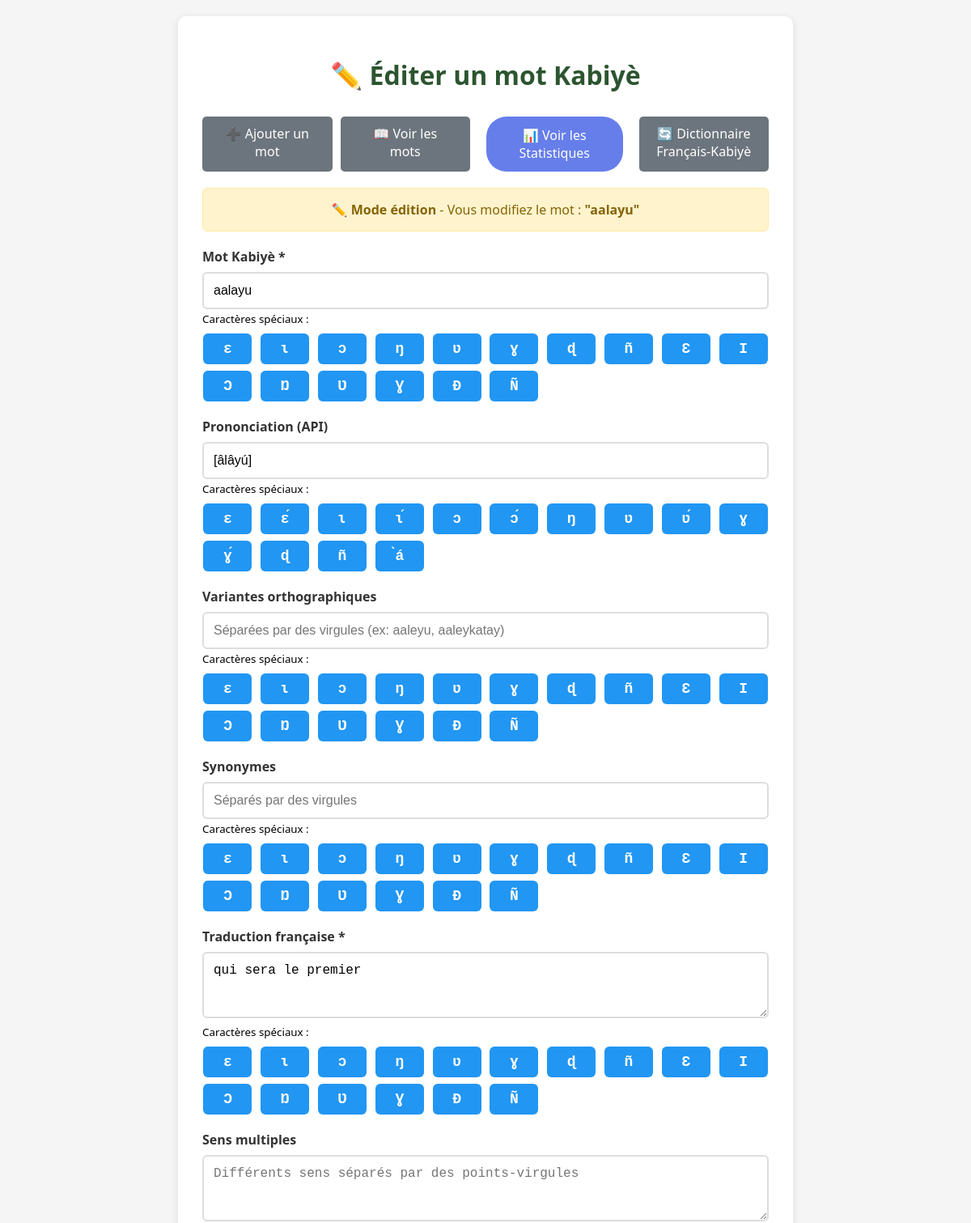
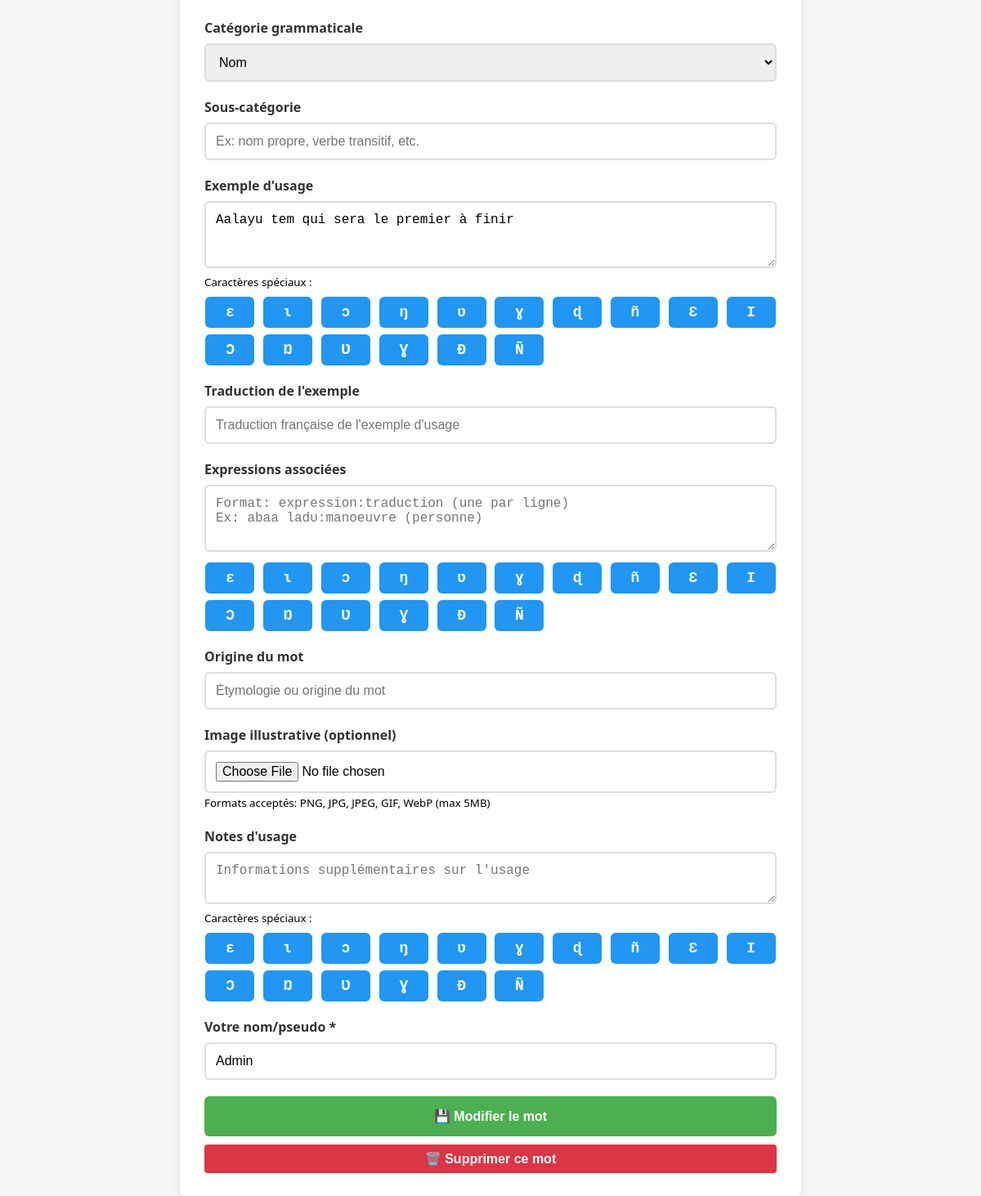
The app's page /editer/1, older data (2 pictures, top to bottom).
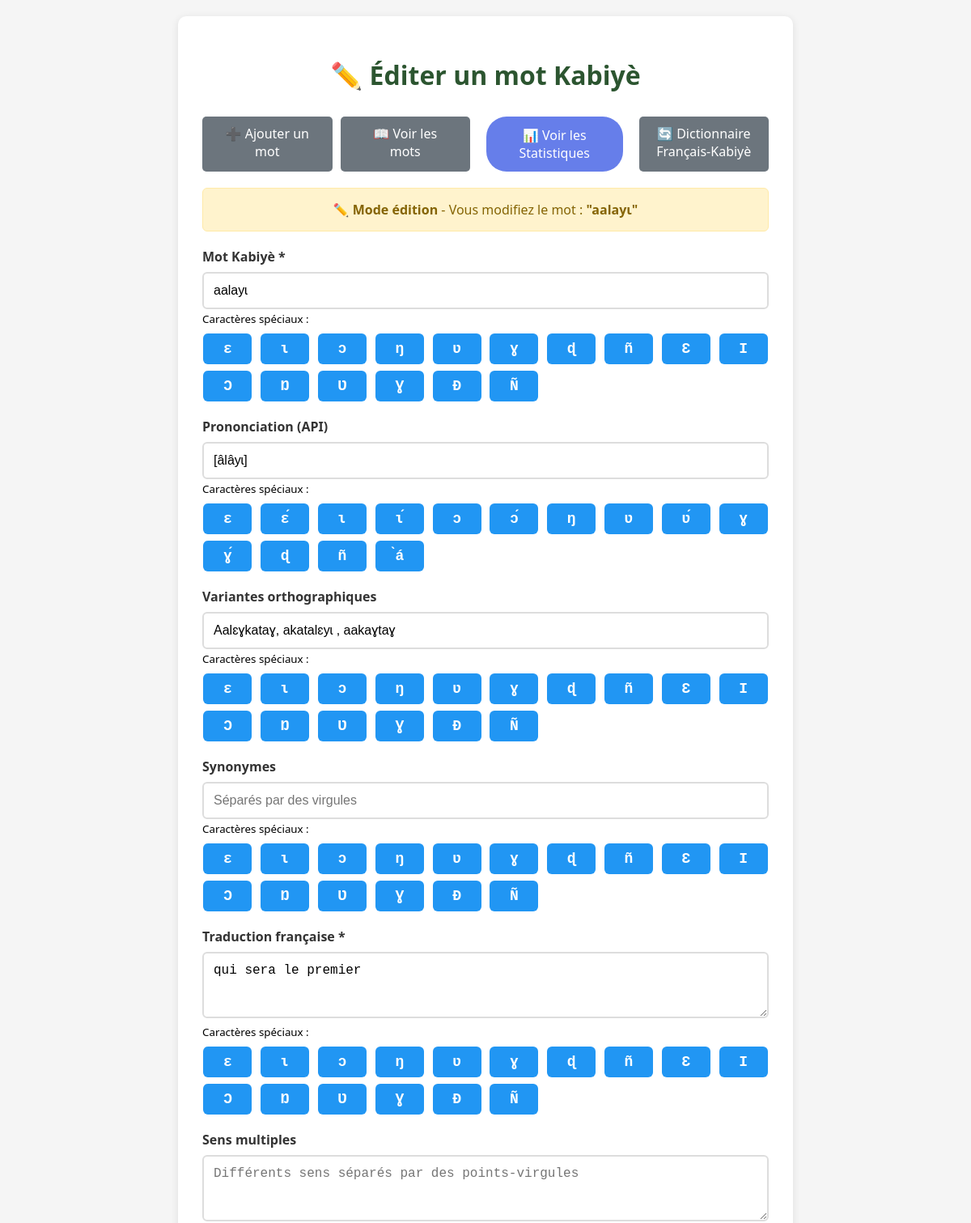
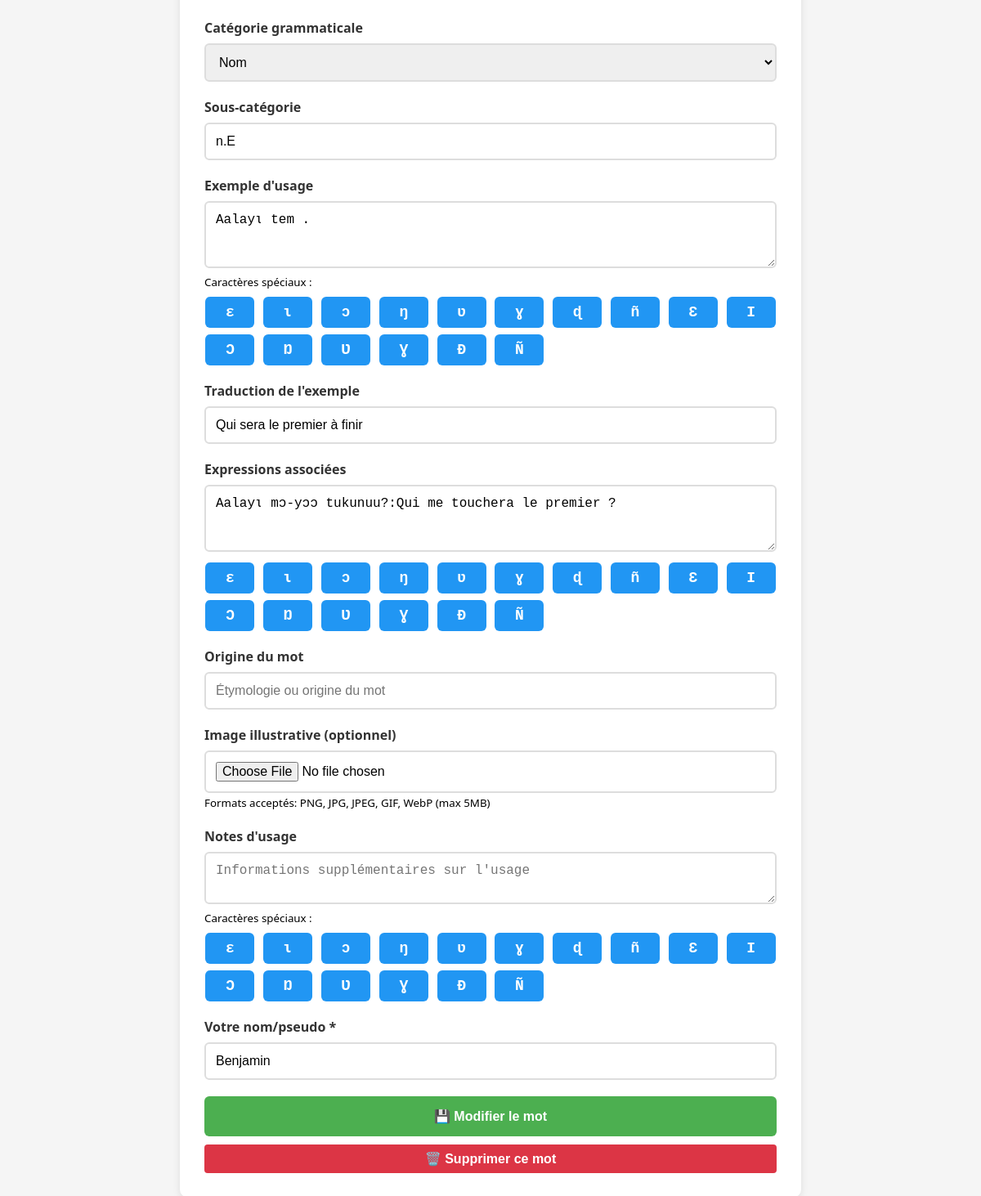
The same page, newer data (2 pictures, top to bottom).
### database.py (models this page shows)
class MotKabye(Base):
    __tablename__ = 'mots_kabye'
    id = Column(Integer, primary_key=True)
    mot_kabye = Column(String(255), nullable=False)
    variantes_orthographiques = Column(Text)
    api = Column(String(100))
    traduction_francaise = Column(String(500), nullable=False)
    sens_multiple = Column(Text)
    synonymes = Column(Text)
    categorie_grammaticale = Column(String(100))
    sous_categorie = Column(String(100))
    origine_mot = Column(Text)
    exemple_usage = Column(Text)
    traduction_exemple = Column(Text)
    expressions_associees = Column(Text)
    notes_usage = Column(Text)
    image_url = Column(Text)
    verifie_par = Column(String(100))
    date_ajout = Column(DateTime, default=datetime.now)
    date_modification = Column(DateTime, default=datetime.now, onupdate=datetime.now)
    statut_validation = Column(String(50), default='en_attente')  # en_attente, valide, a_reviser, rejete
    notes_validation = Column(Text)
    date_validation = Column(DateTime)
    __table_args__ = (
        Index('idx_statut_validation', 'statut_validation'),
        Index('idx_verifie_par', 'verifie_par'),
    )

### app.py (the view)
@app.route('/editer/<int:mot_id>')
def editer_mot(mot_id):
    session = get_session()
    try:
        mot = session.query(MotKabye).filter(MotKabye.id == mot_id).first()
        if not mot:
            return "Mot non trouvé", 404
        print(f"DEBUG - sens_multiple raw: {mot.sens_multiple}")
        print(f"DEBUG - sens_multiple type: {type(mot.sens_multiple)}")
        print(f"DEBUG - json_to_list result: {json_to_list(mot.sens_multiple)}")
        mot_dict = {
            'id': mot.id,
            'mot_kabye': mot.mot_kabye,
            'variantes_orthographiques': ', '.join(json_to_list(mot.variantes_orthographiques)) if mot.variantes_orthographiques else '',
            'api': mot.api or '',
            'traduction_francaise': mot.traduction_francaise or '',
            'sens_multiple': '; '.join(json_to_list(mot.sens_multiple)) if mot.sens_multiple else '',
            'synonymes': ', '.join(json_to_list(mot.synonymes)) if mot.synonymes else '',
            'categorie_grammaticale': mot.categorie_grammaticale or '',
            'sous_categorie': mot.sous_categorie or '',
            'origine_mot': mot.origine_mot or '',
            'exemple_usage': mot.exemple_usage or '',
            'traduction_exemple': mot.traduction_exemple or '',
            'expressions_associees': json_to_list(mot.expressions_associees),
            'notes_usage': mot.notes_usage or '',
            'image_url': mot.image_url or '',
            'verifie_par': mot.verifie_par or '',
            'date_ajout': mot.date_ajout.strftime("%Y-%m-%d %H:%M:%S") if mot.date_ajout else '',
            'date_modification': mot.date_modification.strftime("%Y-%m-%d %H:%M:%S") if mot.date_modification else ''
        }
        return render_template('formulaire.html', mot=mot_dict, edition=True)
    finally:
        session.close()

### database.py (called while the page is built)
def get_database_url():
    if 'DATABASE_URL' in os.environ:
        return os.environ['DATABASE_URL']
    return 'sqlite:///dictionnaire.db'

def init_db():
    engine = create_engine(get_database_url())
    Base.metadata.create_all(engine)
    return engine

def get_session():
    engine = init_db()
    Session = sessionmaker(bind=engine)
    return Session()

### utils/helpers.py (called while the page is built)
def json_to_list(data):
    if not data:
        return []
    try:
        if isinstance(data, list):
            return data
        return json.loads(data)
    except json.JSONDecodeError:
        if isinstance(data, str):
            if ';' in data:
                return [item.strip() for item in data.split(';') if item.strip()]
            return [data.strip()] if data.strip() else []
        return []

### templates/formulaire.html (shortened to what the changed rows need)
<!DOCTYPE html>
<html lang="fr">
<head>
</head>
<body>
    <div class="container">
        <h1>{% if edition %}✏️ Éditer{% else %}📝 Ajouter{% endif %} un mot Kabiyè</h1>
        {% if edition and mot %}
        <div class="edition-banner">
            <strong>✏️ Mode édition</strong> - Vous modifiez le mot : <strong>"{{ mot.mot_kabye }}"</strong>
        </div>
        {% endif %}
        <form id="formMot">
            <form id="formMot" enctype="multipart/form-data">
            <div class="form-group">
                <label for="mot_kabye">Mot Kabiyè *</label>
                <input type="text" id="mot_kabye" name="mot_kabye" required
                       value="{{ mot.mot_kabye if mot else '' }}"
                       placeholder="Ex: aalayu">
                <small>Caractères spéciaux :</small>
                <div class="caracteres-speciaux" data-target="mot_kabye">
                    <button type="button" class="btn-special">ɛ</button>
                    <button type="button" class="btn-special">ɩ</button>
                    <button type="button" class="btn-special">ɔ</button>
                    <button type="button" class="btn-special">ŋ</button>
                    <button type="button" class="btn-special">ʋ</button>
                    <button type="button" class="btn-special">ɣ</button>
                    <button type="button" class="btn-special">ɖ</button>
                    <button type="button" class="btn-special">ñ</button>
                    <button type="button" class="btn-special">Ɛ</button>
                    <button type="button" class="btn-special">Ɩ</button>
                    <button type="button" class="btn-special">Ɔ</button>
                    <button type="button" class="btn-special">Ŋ</button>
                    <button type="button" class="btn-special">Ʋ</button>
                    <button type="button" class="btn-special">Ɣ</button>
                    <button type="button" class="btn-special">Ɖ</button>
                    <button type="button" class="btn-special">Ñ</button>
                </div>
            </div>
            <div class="form-group">
                <label for="api">Prononciation (API)</label>
                <input type="text" id="api" name="api"
                       value="{{ mot.api if mot else '' }}"
                       placeholder="Ex: [âlâyú]">
                <small>Caractères spéciaux :</small>
                <div class="caracteres-speciaux" data-target="api">
                    <button type="button" class="btn-special">ɛ</button>
                    <button type="button" class="btn-special">ɛ́</button>
                    <button type="button" class="btn-special">ɩ</button>
                    <button type="button" class="btn-special">ɩ́</button>
                    <button type="button" class="btn-special">ɔ</button>
                    <button type="button" class="btn-special">ɔ́</button>
                    <button type="button" class="btn-special">ŋ</button>
                    <button type="button" class="btn-special">ʋ</button>
                    <button type="button" class="btn-special">ʋ́</button>
                    <button type="button" class="btn-special">ɣ</button>
                    <button type="button" class="btn-special">ɣ́</button>
                    <button type="button" class="btn-special">ɖ</button>
                    <button type="button" class="btn-special">ñ</button>
                    <button type="button" class="btn-special">̀á</button>
                </div>
            </div>
            <div class="form-group">
                <label for="variantes_orthographiques">Variantes orthographiques</label>
                <input type="text" id="variantes_orthographiques" name="variantes_orthographiques"
                    value="{% if mot and mot.variantes_orthographiques %}{{ mot.variantes_orthographiques }}{% endif %}"
                    placeholder="Séparées par des virgules (ex: aaleyu, aaleykatay)">
                <small>Caractères spéciaux :</small>
                <div class="caracteres-speciaux" data-target="variantes_orthographiques">
                    <button type="button" class="btn-special">ɛ</button>
                    <button type="button" class="btn-special">ɩ</button>
                    <button type="button" class="btn-special">ɔ</button>
                    <button type="button" class="btn-special">ŋ</button>
                    <button type="button" class="btn-special">ʋ</button>
                    <button type="button" class="btn-special">ɣ</button>
                    <button type="button" class="btn-special">ɖ</button>
                    <button type="button" class="btn-special">ñ</button>
                    <button type="button" class="btn-special">Ɛ</button>
                    <button type="button" class="btn-special">Ɩ</button>
                    <button type="button" class="btn-special">Ɔ</button>
                    <button type="button" class="btn-special">Ŋ</button>
                    <button type="button" class="btn-special">Ʋ</button>
                    <button type="button" class="btn-special">Ɣ</button>
                    <button type="button" class="btn-special">Ɖ</button>
                    <button type="button" class="btn-special">Ñ</button>
                </div>
            </div>
            <div class="form-group">
                <label for="traduction_francaise">Traduction française *</label>
                <textarea id="traduction_francaise" name="traduction_francaise"
                         rows="3" required placeholder="Traduction en français">{{ mot.traduction_francaise if mot else '' }}</textarea>
                <small>Caractères spéciaux :</small>
                <div class="caracteres-speciaux" data-target="traduction_francaise">
                    <button type="button" class="btn-special">ɛ</button>
                    <button type="button" class="btn-special">ɩ</button>
                    <button type="button" class="btn-special">ɔ</button>
                    <button type="button" class="btn-special">ŋ</button>
                    <button type="button" class="btn-special">ʋ</button>
                    <button type="button" class="btn-special">ɣ</button>
                    <button type="button" class="btn-special">ɖ</button>
                    <button type="button" class="btn-special">ñ</button>
                    <button type="button" class="btn-special">Ɛ</button>
                    <button type="button" class="btn-special">Ɩ</button>
                    <button type="button" class="btn-special">Ɔ</button>
                    <button type="button" class="btn-special">Ŋ</button>
                    <button type="button" class="btn-special">Ʋ</button>
                    <button type="button" class="btn-special">Ɣ</button>
                    <button type="button" class="btn-special">Ɖ</button>
                    <button type="button" class="btn-special">Ñ</button>
                </div>
            </div>
            <div class="form-group">
                <label for="categorie_grammaticale">Catégorie grammaticale</label>
                <select id="categorie_grammaticale" name="categorie_grammaticale">
                    <option value="nom" {% if mot and mot.categorie_grammaticale == 'nom' %}selected{% endif %}>Nom</option>
                </select>
            </div>
            <div class="form-group">
                <label for="sous_categorie">Sous-catégorie</label>
                <input type="text" id="sous_categorie" name="sous_categorie"
                       value="{{ mot.sous_categorie if mot else '' }}"
                       placeholder="Ex: nom propre, verbe transitif, etc.">
            </div>
            <div class="form-group">
                <label for="exemple_usage">Exemple d'usage</label>
                <textarea id="exemple_usage" name="exemple_usage" rows="3"
                         placeholder="Phrase complète en Kabiyè avec contexte">{{ mot.exemple_usage if mot else '' }}</textarea>
                <small>Caractères spéciaux :</small>
                <div class="caracteres-speciaux" data-target="exemple_usage">
                    <button type="button" class="btn-special">ɛ</button>
                    <button type="button" class="btn-special">ɩ</button>
                    <button type="button" class="btn-special">ɔ</button>
                    <button type="button" class="btn-special">ŋ</button>
                    <button type="button" class="btn-special">ʋ</button>
                    <button type="button" class="btn-special">ɣ</button>
                    <button type="button" class="btn-special">ɖ</button>
                    <button type="button" class="btn-special">ñ</button>
                    <button type="button" class="btn-special">Ɛ</button>
                    <button type="button" class="btn-special">Ɩ</button>
                    <button type="button" class="btn-special">Ɔ</button>
                    <button type="button" class="btn-special">Ŋ</button>
                    <button type="button" class="btn-special">Ʋ</button>
                    <button type="button" class="btn-special">Ɣ</button>
                    <button type="button" class="btn-special">Ɖ</button>
                    <button type="button" class="btn-special">Ñ</button>
                </div>
            </div>
            <div class="form-group">
                <label for="traduction_exemple">Traduction de l'exemple</label>
                <input type="text" id="traduction_exemple" name="traduction_exemple"
                       value="{{ mot.traduction_exemple if mot else '' }}"
                       placeholder="Traduction française de l'exemple d'usage">
            </div>
            <div class="form-group">
                <label for="expressions_associees">Expressions associées</label>
                <textarea id="expressions_associees" name="expressions_associees" rows="3"
                    placeholder="Format: expression:traduction (une par ligne)&#10;Ex: abaa ladʋ:manoeuvre (personne)">{% if mot and mot.expressions_associees %}{% for expr in mot.expressions_associees %}{{ expr.expression }}:{{ expr.traduction }}{% if not loop.last %}&#10;{% endif %}{% endfor %}{% endif %}</textarea>
                <div class="caracteres-speciaux" data-target="expressions_associees">
                    <button type="button" class="btn-special">ɛ</button>
                    <button type="button" class="btn-special">ɩ</button>
                    <button type="button" class="btn-special">ɔ</button>
                    <button type="button" class="btn-special">ŋ</button>
                    <button type="button" class="btn-special">ʋ</button>
                    <button type="button" class="btn-special">ɣ</button>
                    <button type="button" class="btn-special">ɖ</button>
                    <button type="button" class="btn-special">ñ</button>
                    <button type="button" class="btn-special">Ɛ</button>
                    <button type="button" class="btn-special">Ɩ</button>
                    <button type="button" class="btn-special">Ɔ</button>
                    <button type="button" class="btn-special">Ŋ</button>
                    <button type="button" class="btn-special">Ʋ</button>
                    <button type="button" class="btn-special">Ɣ</button>
                    <button type="button" class="btn-special">Ɖ</button>
                    <button type="button" class="btn-special">Ñ</button>
                </div>
            </div>
            <div class="form-group">
                <label for="verifie_par">Votre nom/pseudo *</label>
                <input type="text" id="verifie_par" name="verifie_par" required
                       value="{{ mot.verifie_par if mot else '' }}"
                       placeholder="Votre nom pour crédit">
            </div>
        </form>
    </div>
</body>
</html>

Row changes from the older to the newer data that the page shows:
changed MotKabye "qui sera le premier": mot_kabye "aalayu" → "aalayɩ"; api "[âlâyú]" → "[âlâyɩ]"; sous_categorie (not shown) → "n.E"; exemple_usage "Aalayu tem qui sera le premier à finir" → "Aalayɩ tem ."; traduction_exemple (not shown) → "Qui sera le premier à finir"; verifie_par "Admin" → "Benjamin"
Text that changed along with them:
form field variantes_orthographiques: (not shown) → "Aalɛɣkataɣ, akatalɛyɩ , aakaɣtaɣ"
form field expressions_associees: (not shown) → "Aalayɩ mɔ-yɔɔ tukunuu?:Qui me touchera le premier ?"
